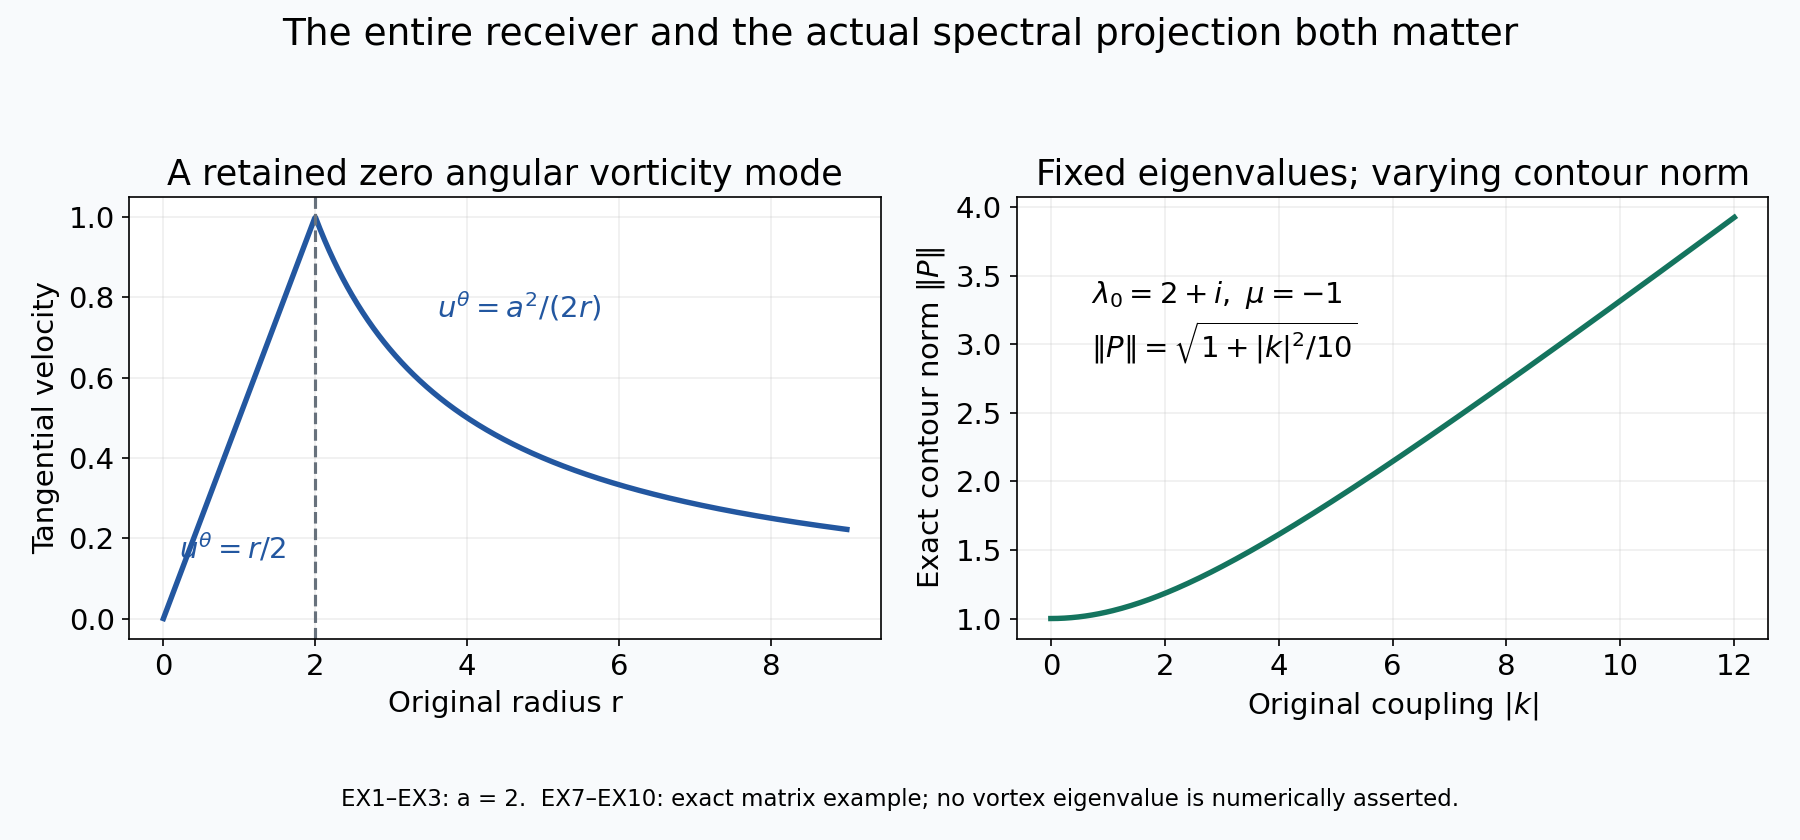

This chart was generated by the following Python code:
"""Original zero-mode receiver and exact nonorthogonal contour norm."""
from pathlib import Path
import numpy as np
import matplotlib
matplotlib.use('Agg')
import matplotlib.pyplot as plt
O=Path(__file__).resolve().parent
plt.rcParams.update({'font.size':14,'axes.grid':True,'grid.alpha':.2,'figure.facecolor':'#f8fafc','savefig.facecolor':'#f8fafc'})
fig,ax=plt.subplots(1,2,figsize=(12,5.6))
a=2.;r=np.linspace(.001,9,900);u=np.where(r<=a,r/2,a*a/(2*r))
ax[0].plot(r,u,lw=2.6,color='#2357a0');ax[0].axvline(a,ls='--',color='#67717c')
ax[0].set(xlabel='Original radius r',ylabel='Tangential velocity',title='A retained zero angular vorticity mode')
ax[0].text(3.6,.75,r'$u^\theta=a^2/(2r)$',color='#2357a0')
ax[0].text(.2,.15,r'$u^\theta=r/2$',color='#2357a0')
ks=np.linspace(0,12,300);norm=np.sqrt(1+ks*ks/10)
ax[1].plot(ks,norm,lw=2.6,color='#14745e')
ax[1].set(xlabel=r'Original coupling $|k|$',ylabel=r'Exact contour norm $\|P\|$',title='Fixed eigenvalues; varying contour norm')
ax[1].text(.7,3.3,r'$\lambda_0=2+i,\ \mu=-1$',fontsize=14)
ax[1].text(.7,2.9,r'$\|P\|=\sqrt{1+|k|^2/10}$',fontsize=14)
fig.suptitle('The entire receiver and the actual spectral projection both matter',fontsize=18)
fig.text(.5,.04,'EX1–EX3: a = 2.  EX7–EX10: exact matrix example; no vortex eigenvalue is numerically asserted.',ha='center',fontsize=11)
fig.tight_layout(rect=(0,.1,1,.93))
for ext in ['png','svg']:fig.savefig(O/('original-zero-mode-and-contour-norm.'+ext),dpi=150)
print('Exact receiver and matrix figure rendered.')
